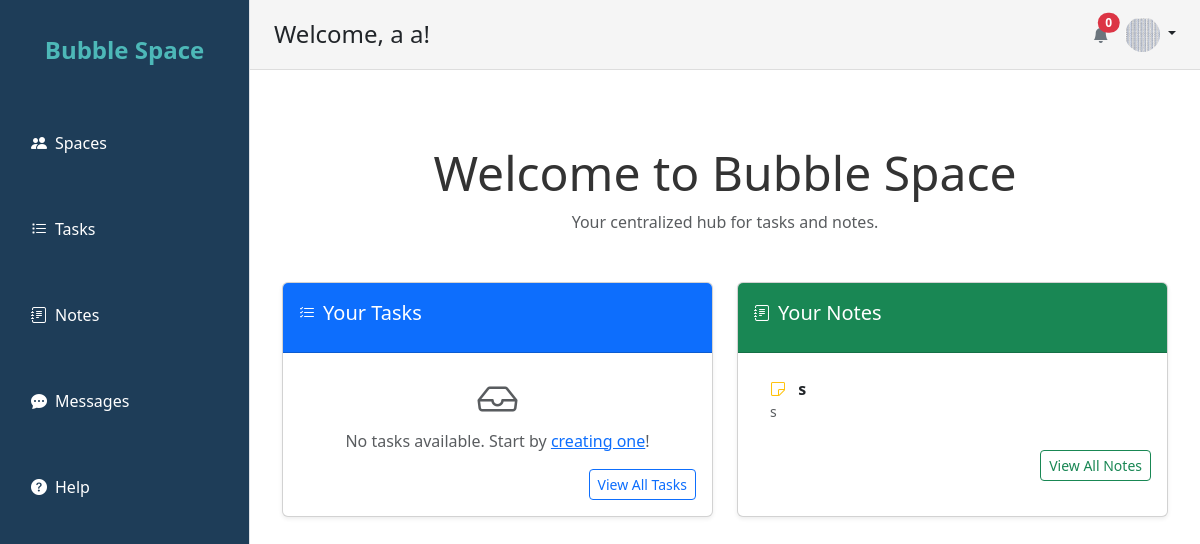
Screenshot of /bubblespace/home/ (signed in) with the database file from the repository.
### Login/models.py (models this page shows, shortened)
class Users_Account(AbstractBaseUser, PermissionsMixin):
    username = models.CharField(max_length=30, unique=True)
    fname = models.CharField(max_length=50)
    lname = models.CharField(max_length=50)
    gender = models.CharField(max_length=20)
    birthDate = models.DateField()
    profile_picture = models.ImageField(upload_to='profile_pics/', blank=True, null=True)
    is_active = models.BooleanField(default=True)
    is_staff = models.BooleanField(default=False)
    email = models.EmailField(unique=True)  # Added email field
    joined_date = models.DateField(auto_now_add=True)
    objects = UsersAccountManager()
    USERNAME_FIELD = 'username'
    REQUIRED_FIELDS = ['fname', 'lname',"birthDate","gender"]

### notes/models.py (models this page shows, shortened)
class Note(models.Model):
    user = models.ForeignKey(Users_Account, on_delete=models.CASCADE, related_name='notes')
    title = models.CharField(max_length=255)
    description = models.CharField(max_length=255, blank=True)
    content = models.TextField()

### Login/views.py (the view)
# urls.py: path('home/', home_view, name='home'),
def home_view(request):
    tasks = Task.objects.filter(created_by=request.user)[:5]  # Limit to 5 tasks
    notes = Note.objects.filter(user=request.user)[:5]  # Limit to 5 notes
    return render(request, 'Home/home.html', {
        'tasks': tasks,
        'notes': notes,
    })

### Tasks/context_processors.py (called while the page is built)
def notifications_context(request):
    if request.user.is_authenticated:
        nearing_deadline_tasks = Task.objects.filter(
            created_by=request.user,
            project__isnull=True,
            due_date__lte=now() + timedelta(days=1),
            due_date__gte=now()
        )
        return {'nearing_deadline_tasks': nearing_deadline_tasks}
    return {}

### Login/templates/Home/Home.html (shortened to what this page needs)
{% extends 'base.html' %}
{% block content %}
<div class="container mt-5">
    <div class="text-center mb-5">
        <h1 class="display-5">Welcome to Bubble Space</h1>
        <p class="text-muted">Your centralized hub for tasks and notes.</p>
    </div>
    <div class="row g-4">
        <div class="col-lg-6 col-md-12">
            <div class="card shadow-sm h-100">
                <div class="card-header bg-primary text-white d-flex align-items-center">
                    <i class="bi bi-list-check me-2"></i>
                    <h5 class="mb-0">Your Tasks</h5>
                </div>
                <div class="card-body">
                    {% if tasks %}
                    <ul class="list-group list-group-flush overflow-auto" style="max-height: 300px;">
                        {% for task in tasks %}
                        <li class="list-group-item d-flex justify-content-between align-items-center">
                            <div>
                                <i class="bi bi-circle-fill text-{{ task.status|default:'secondary' }}"></i>
                                <strong>{{ task.title }}</strong>
                                <small class="d-block text-muted">{{ task.due_date|date:"M d, Y" }}</small>
                            </div>
                            <span class="badge bg-info text-dark">{{ task.status|default:"Normal" }}</span>
                        </li>
                        {% endfor %}
                    </ul>
                    {% else %}
                    <div class="text-center text-muted">
                        <i class="bi bi-inbox fs-1"></i>
                        <p>No tasks available. Start by <a href="{% url 'task_list' %}">creating one</a>!</p>
                    </div>
                    {% endif %}
                    <div class="text-end mt-3">
                        <a href="{% url 'task_list' %}" class="btn btn-outline-primary btn-sm">View All Tasks</a>
                    </div>
                </div>
            </div>
        </div>
        <div class="col-lg-6 col-md-12">
            <div class="card shadow-sm h-100">
                <div class="card-header bg-success text-white d-flex align-items-center">
                    <i class="bi bi-journal-text me-2"></i>
                    <h5 class="mb-0">Your Notes</h5>
                </div>
                <div class="card-body">
                    {% if notes %}
                    <ul class="list-group list-group-flush overflow-auto" style="max-height: 300px;">
                        {% for note in notes %}
                        <li class="list-group-item">
                            <i class="bi bi-sticky text-warning me-2"></i>
                            <strong>{{ note.title }}</strong>
                            <p class="mb-1 text-muted small">{{ note.content|truncatewords:15 }}</p>
                        </li>
                        {% endfor %}
                    </ul>
                    {% else %}
                    <div class="text-center text-muted">
                        <i class="bi bi-journal-x fs-1"></i>
                        <p>No notes available. Start by <a href="{% url 'add_note' %}">adding one</a>!</p>
                    </div>
                    {% endif %}
                    <div class="text-end mt-3">
                        <a href="{% url 'notes_list' %}" class="btn btn-outline-success btn-sm">View All Notes</a>
                    </div>
                </div>
            </div>
        </div>
    </div>
</div>
{% endblock %}

### Login/templates/base.html (shortened to what this page needs)
<!DOCTYPE html>
<html lang="en">
<head>
    {% load static %}
    <link href="https://cdn.jsdelivr.net/npm/bootstrap@5.3.0-alpha1/dist/css/bootstrap.min.css" rel="stylesheet">
    <link href="https://cdn.jsdelivr.net/npm/bootstrap-icons/font/bootstrap-icons.css" rel="stylesheet">
    <link rel="stylesheet" href="{% static 'base2.css' %}">
</head>
<body>
    <div class="d-flex">
        <aside class="bg-theme border-end" style="width: 250px; position: fixed; top: 0; left: 0; height: 100vh;">
            <div class="p-3">
                <div class="text-center mb-5">
                    <a href="{% url 'home' %}" class="text-decoration-none">
                        <h2 class="text-theme">Bubble Space</h2>
                    </a>
                </div>
                <nav>
                    <ul class="nav flex-column">
                        <li class="nav-item mb-3">
                            <a href="{% url 'team_list' %}" class="nav-link d-flex align-items-center">
                                <i class="bi bi-people-fill me-2"></i> Spaces
                            </a>
                        </li>
                        <li class="nav-item mb-3">
                            <a href="{% url 'task_list' %}" class="nav-link d-flex align-items-center">
                                <i class="bi bi-list-task me-2"></i> Tasks
                            </a>
                        </li>
                        <li class="nav-item mb-3">
                            <a href="{% url 'notes_list' %}" class="nav-link d-flex align-items-center">
                                <i class="bi bi-journal-text me-2"></i> Notes
                            </a>
                        </li>
                        <li class="nav-item mb-3">
                            <a href="{% url 'chat_list' %}" class="nav-link d-flex align-items-center">
                                <i class="bi bi-chat-dots-fill me-2"></i> Messages
                            </a>
                        </li>
                        <li class="nav-item">
                            <a href="{% url 'help' %}" class="nav-link d-flex align-items-center">
                                <i class="bi bi-question-circle-fill me-2"></i> Help
                            </a>
                        </li>
                    </ul>
                </nav>
            </div>
        </aside>
        <div style="margin-left: 250px; width: calc(100% - 250px);">
            <header class="d-flex align-items-center justify-content-between px-4 py-3 header bg-theme"
                style="position: fixed; top: 0; left: 250px; width: calc(100% - 250px);">
                <div>
                    <h4 class="mb-0">Welcome, {{ user.fname }} {{ user.lname }}!</h4>
                </div>
                <div class="d-flex align-items-center">
                    <div class="dropdown me-3">
                        <a href="#" class="d-block text-decoration-none position-relative" id="notificationDropdown"
                            data-bs-toggle="dropdown" aria-expanded="false">
                            <i class="bi bi-bell-fill text-secondary"></i>
                            <span class="position-absolute top-0 start-100 translate-middle badge rounded-pill bg-danger">
                                {{ nearing_deadline_tasks.count }}
                            </span>
                        </a>
                    </div>
                    <div class="dropdown">
                        <a href="#" class="d-block link-dark text-decoration-none dropdown-toggle" id="profileDropdown"
                            data-bs-toggle="dropdown" aria-expanded="false">
                            {% if user.profile_picture %}
                                <img src="{{ user.profile_picture.url }}" alt="Profile Picture"
                                    class="rounded-circle" style="width: 35px; height: 35px;">
                            {% else %}
                                <span class="bg-secondary text-white rounded-circle d-inline-block text-center"
                                    style="width: 35px; height: 35px; line-height: 35px;">
                                    <i class="bi bi-person-fill"></i>
                                </span>
                            {% endif %}
                        </a>
                    </div>
                </div>
            </header>
            <div id="main-content" class="container mt-5 pt-5">
                {% block content %}
                {% endblock %}
            </div>
        </div>
    </div>
</body>
</html>

### Login/static/base2.css (style rules this page uses)
:root { --primary-color: #1e3d58; --secondary-color: #4db8b8; --background-color: #f5f5f5; --text-color: #333; --accent-color: #ff7043; }
aside { background-color: var(--primary-color); color: white; position: fixed; top: 0; left: 0; width: 250px; height: 100vh; transition: all 0.3s ease; z-index: 100; }
aside h2 { font-size: 1.5rem; font-weight: bold; margin: 20px auto; text-align: center; color: var(--secondary-color); }
.nav-link { color: white; font-weight: 500; padding: 10px 15px; transition: all 0.2s ease; display: flex; align-items: center; border-radius: 5px; }
#main-content { margin-left: 0%; padding: 20px; background-color: rgb(255, 255, 255); color: var(--text-color); margin-bottom: 5%; transition: margin-left 0.3s ease; height: 10%; width: auto; box-sizing: border-box; margin-top: 0; }
.header { background-color: var(--background-color); border-bottom: 1px solid #ddd; padding: 10px 20px; display: flex; justify-content: space-between; align-items: center; position: fixed; top: 0; left: 250px; width: calc(100% - 250px); transition: all 0.3s ease; z-index: 50; }
.d-flex { padding-top: 0; height: 70px; }

### rows the page displays
Users_Account: fname "a", lname "a", profile_picture (picture)
Note: title "s", content "s"

### other values shown
{{ nearing_deadline_tasks.count }} "0"
